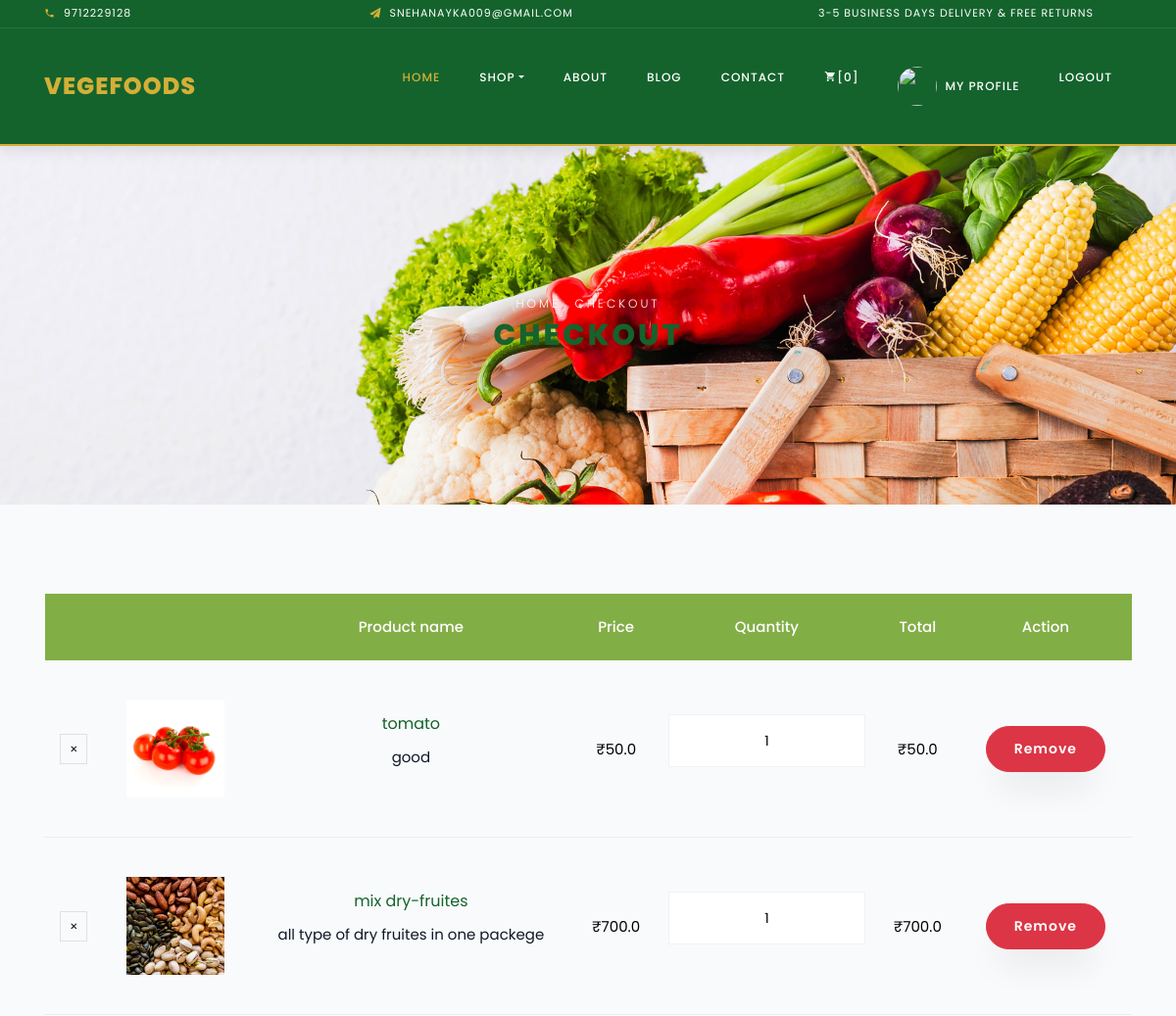
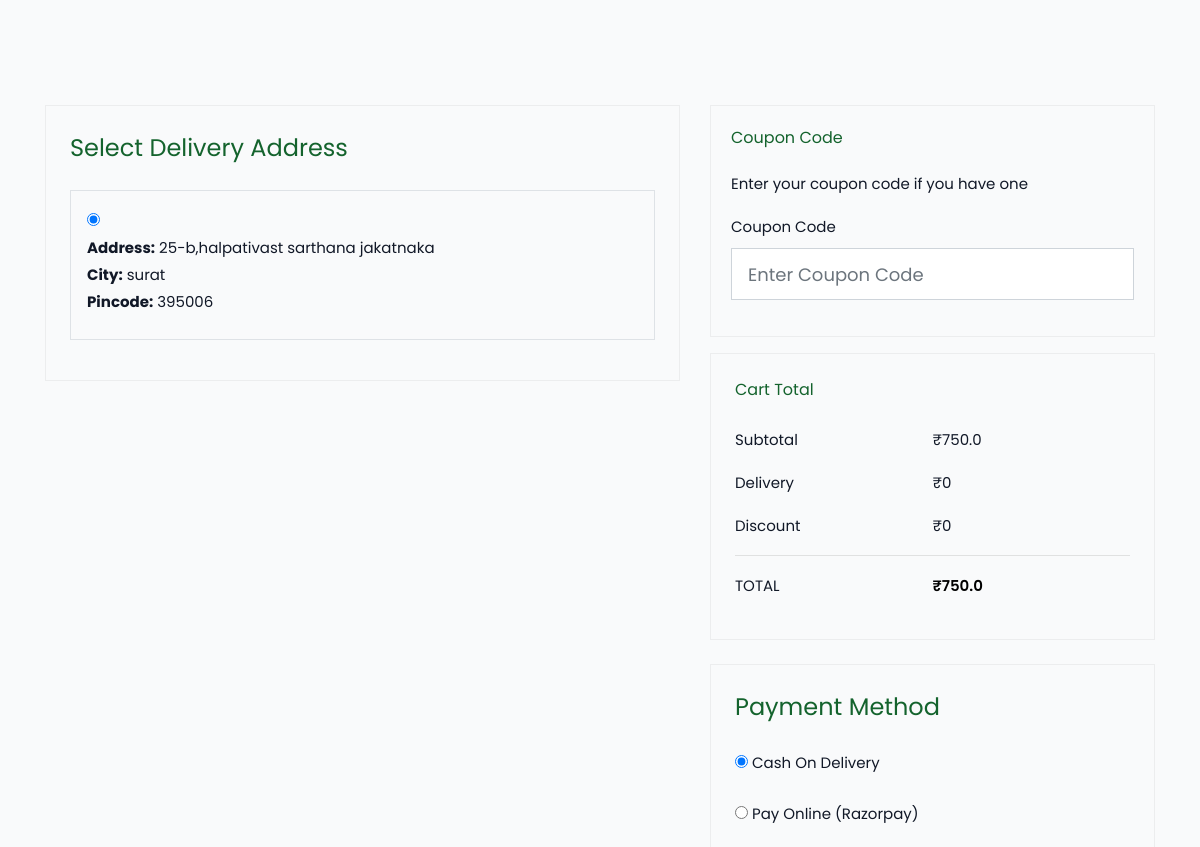
The page /chekout (signed in, upper part) on the database as committed earlier (2 pictures, top to bottom).
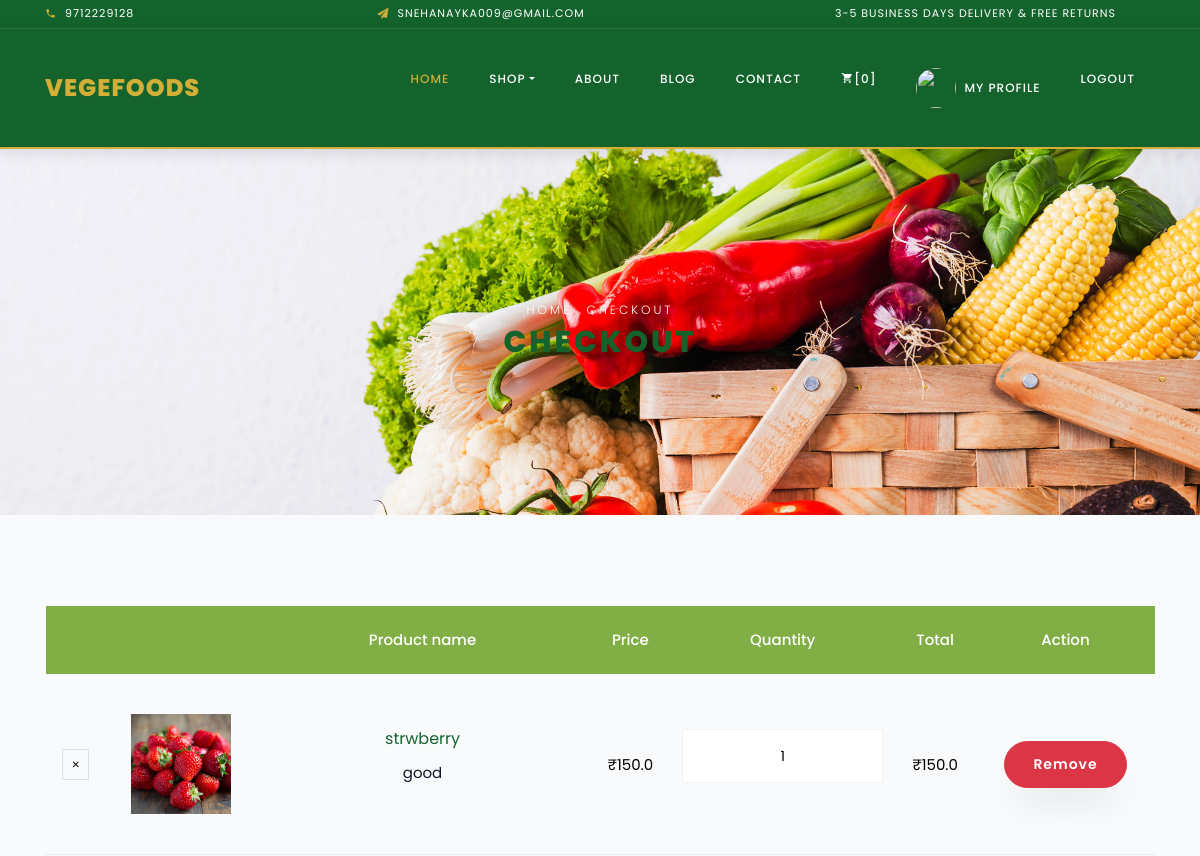
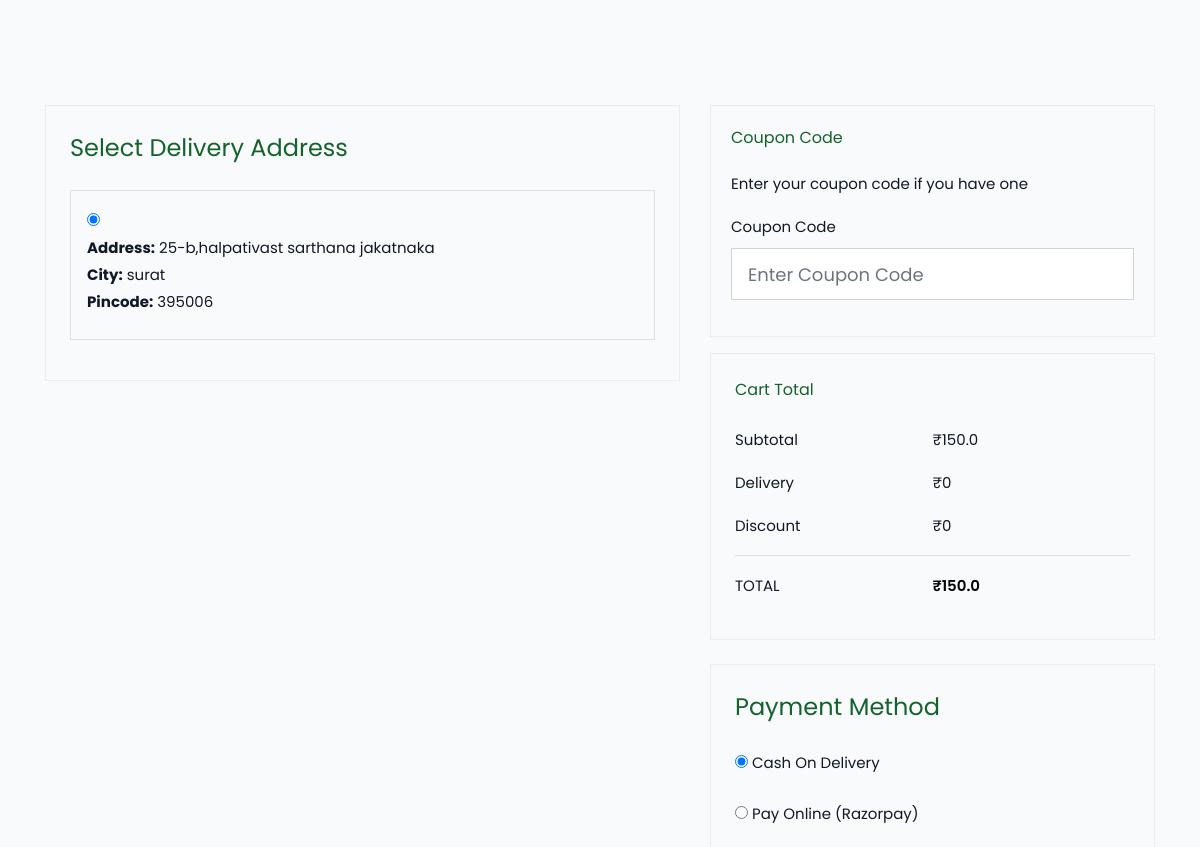
The same page on the database as committed later (2 pictures, top to bottom).
### myapp/models.py (models this page shows, shortened)
class Cart(models.Model):
    product=models.ForeignKey(Product,on_delete=models.CASCADE)
    user=models.ForeignKey(User,on_delete=models.CASCADE)
    qty=models.IntegerField()
    def total_price(self):
        return self.qty*self.product.price

class Product(models.Model):
    category=models.ForeignKey(Category,on_delete=models.CASCADE)
    name=models.CharField(max_length=20)
    price=models.FloatField()
    quntity=models.DecimalField(max_digits=10,decimal_places=2)
    description=models.TextField()
    image=models.ImageField(upload_to='pro_image/',null=True,blank=True)
    sale_price=models.DecimalField(max_digits=10,decimal_places=2,null=True,blank=True)
    unit=models.CharField(max_length=100,default="kg")
    stock=models.PositiveBigIntegerField(default=0,null=True,blank=True)
    is_available=models.BooleanField(default=True,blank=True,null=True)
    is_featured=models.BooleanField(default=False,null=True)
    is_deal=models.BooleanField(default=False,null=True)
    deal_price=models.DecimalField(max_digits=10,decimal_places=2,null=True,blank=True)
    deal_end=models.DateTimeField(null=True,blank=True)

class Address(models.Model):
    user=models.ForeignKey(User, on_delete=models.CASCADE)
    address=models.TextField()
    city=models.CharField(max_length=20,null=True)
    pincode=models.PositiveIntegerField(null=True)

### myapp/views.py (the view)
# urls.py: path('chekout',checkout,name="checkout"),
def checkout(request):
    cart=Cart.objects.filter(user=request.user)
    address=Address.objects.filter(user=request.user)
    total=0
    for c in cart:
        total += c.total_price()
    return render(request,"checkout.html",{"cart":cart,"address":address,"total":total})

### myapp/templates/checkout.html (shortened to what the changed rows need)
{% extends 'base.html' %}
{% block main %}
    <div class="hero-wrap hero-bread" style="background-image: url('/static/images/bg_1.jpg');">
      <div class="container">
        <div class="row no-gutters slider-text align-items-center justify-content-center">
          <div class="col-md-9 ftco-animate text-center">
            <h1 class="mb-0 bread">Checkout</h1>
          </div>
        </div>
      </div>
    </div>
	<section class="ftco-section ftco-cart">
			<div class="container">
				<div class="row">
    			<div class="col-md-12 ftco-animate">
    				<div class="cart-list">
	    				<table class="table">
						    <thead class="thead-primary">
						      <tr class="text-center">
						        <th>&nbsp;</th>
						        <th>&nbsp;</th>
						        <th>Product name</th>
						        <th>Price</th>
						        <th>Quantity</th>
						        <th>Total</th>
								<th>Action</th>
						      </tr>
						    </thead>
						    <tbody>
								{% for c in cart %}
						      <tr class="text-center">
						        <td class="product-remove"><a href="#"><span class="ion-ios-close"></span></a></td>
						        <td class="image-prod"><div class="img" style="background-image:url('{{c.product.image.url}}');"></div></td>
						        <td class="product-name">
						        	<h3>{{c.product.name}}</h3>
						        	<p>{{c.product.description}}</p>
						        </td>
						        <td class="price">₹{{c.product.price}}</td>
						        <td class="quantity">
						        	<div class="input-group mb-3">
					             	<input type="text" name="quantity" class="quantity form-control input-number" value="{{c.qty}}" min="1" max="100" readonly>
					          	</div>
					          </td>
						        <td class="total">₹{{c.total_price}}</td>
								<td><a href="{% url 'remove_cart' %}?cid={{c.id}}" class="btn btn-sm btn-danger">Remove</a></td>
						      </tr>{% endfor %}
						    </tbody>
						  </table>
					  </div>
    			</div>
    		</div>
			</div>
		</section>
 <div class="container">
    <div class="row">
        <div class="col-lg-7">
            <form action="{% url 'place_order' %}" method="POST" id="checkout-form">
                <div class="cart-detail p-4 mb-4">
                    {% for a in address %}
                    <div class="border p-3 mb-3">
                        <label style="width:100%; cursor:pointer;">
                            <input
                                type="radio"
                                name="address_id"
                                value="{{ a.id }}"
                                {% if forloop.first %}checked{% endif %}
                            >
                            <br>
                            <strong>Address:</strong> {{ a.address }}
                            <br>
                            <strong>City:</strong> {{ a.city }}
                            <br>
                            <strong>Pincode:</strong> {{ a.pincode }}
                        </label>
                    </div>
                    {% empty %}
                    <div class="alert alert-danger">
                        No Address Found. <a href="{% url 'add_address' %}">Add Address</a>
                    </div>
                    {% endfor %}
                </div>
        </div>
        <div class="col-lg-5">
            <div class="cart-detail cart-total p-4 mb-4">
                <p class="d-flex">
                    <span>Subtotal</span>
                    <span>₹{{ subtotal|default:total }}</span>
                </p>
                <p class="d-flex total-price">
                    <span>Total</span>
                    <span>₹{{ total }}</span>
                </p>
            </div>
        </div>
    </div>
</div>
{% endblock %}

Rows that differ between the two databases and show on the page:
removed Cart: product.image (picture), product.name "tomato", product.description "good", product.price "50.0", quantity "1", total_price "50.0"
removed Cart: product.image (picture), product.name "mix dry-fruites", product.description "all type of dry fruites in one packege", product.price "700.0", quantity "1", total_price "700.0"
added Cart: product.image (picture), product.name "strwberry", product.description "good", product.price "150.0", quantity "1", total_price "150.0"
Other text that changed with them:
{{ subtotal|default:total }}: "750.0" → "150.0"
{{ total }}: "750.0" → "150.0"
